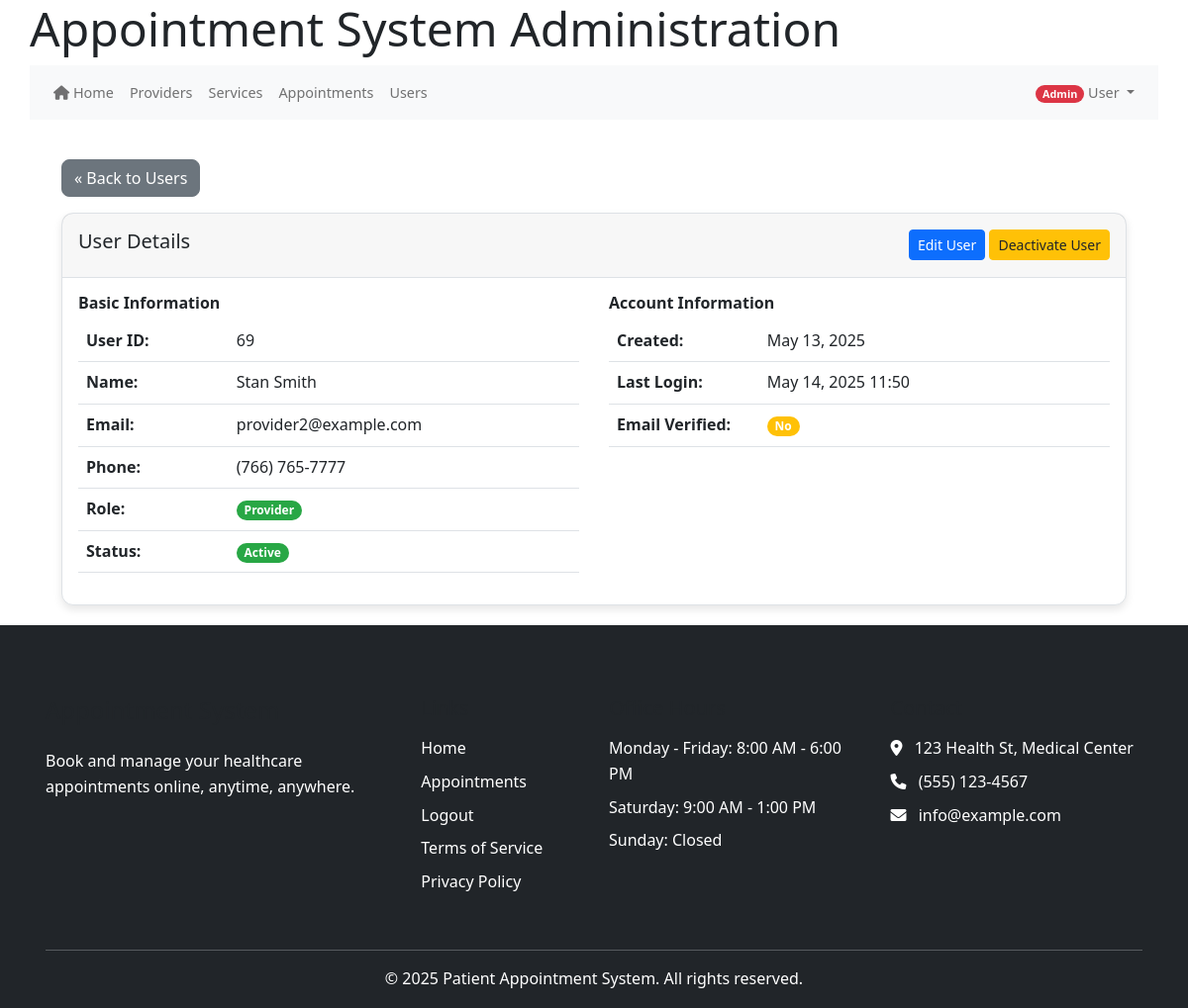
The app's page /index.php/admin/users/view/69 (signed in), older data.
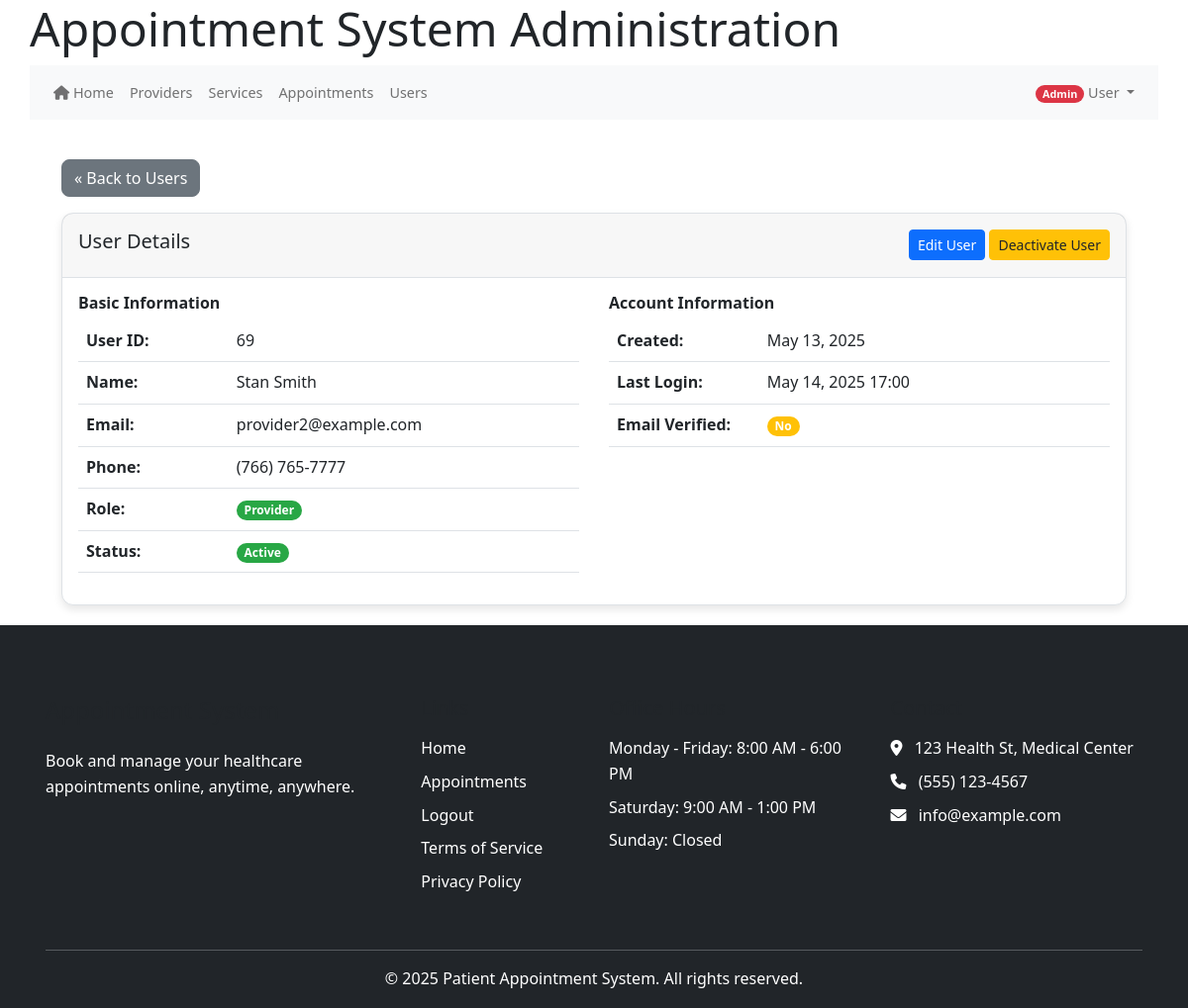
The same page, newer data.
### tables this page shows
CREATE TABLE IF NOT EXISTS `users` (
  `user_id` int(11) NOT NULL AUTO_INCREMENT,
  `email` varchar(255) NOT NULL,
  `password_hash` varchar(255) NOT NULL,
  `first_name` varchar(100) NOT NULL,
  `last_name` varchar(100) NOT NULL,
  `phone` varchar(20) DEFAULT NULL,
  `role` enum('patient','provider','admin','staff') NOT NULL,
  `is_active` tinyint(1) DEFAULT 1,
  `is_verified` tinyint(1) DEFAULT 0,
  `email_verified_at` datetime DEFAULT NULL,
  `created_at` datetime DEFAULT current_timestamp(),
  `last_login` datetime DEFAULT NULL,
  `verification_token` varchar(64) DEFAULT NULL,
  `reset_token` varchar(64) DEFAULT NULL,
  `reset_token_expires` datetime DEFAULT NULL,
  `token_expires` datetime DEFAULT NULL,
  `password_change_required` tinyint(1) DEFAULT 0,
  PRIMARY KEY (`user_id`)
);

### core/helpers.php (called while the page is built, shortened)
<?php
function base_url($path = '') {
    $protocol = isset($_SERVER['HTTPS']) && $_SERVER['HTTPS'] !== 'off' ? 'https' : 'http';
    $host = $_SERVER['HTTP_HOST'] ?? 'localhost';
    $script_name = $_SERVER['SCRIPT_NAME'];
    $base_dir = dirname($script_name);
    $base_url = "{$protocol}://{$host}{$base_dir}";
    $base_url = rtrim($base_url, '/');
    $path = ltrim($path, '/');
    return $path ? "{$base_url}/{$path}" : $base_url;
}

### public_html/bootstrap.php (called while the page is built, shortened)
<?php
require_once APP_ROOT . '/core/helpers.php';
require_once CORE_PATH . '/helpers.php';
function get_db() {
    static $db = null;
    if ($db === null) {
        if (defined('DB_HOST') && defined('DB_USER') && defined('DB_PASS') && defined('DB_NAME')) {
            $db = new mysqli(DB_HOST, DB_USER, DB_PASS, DB_NAME);
            $db->set_charset('utf8mb4');
        } else {
            throw new Exception("Database constants not defined");
        }
    }
    return $db;
}
return true;

### models/User.php (called while the page is built, shortened)
<?php
class User {
    private $db;
    public function __construct($db) {
        $this->db = $db;
    }
    public function getUserById($userId) {
        try {
            if ($this->db instanceof mysqli) {
                $stmt = $this->db->prepare("
                    SELECT user_id, email, first_name, last_name, phone, role, is_active,
                        email_verified_at, created_at, last_login
                    FROM users
                    WHERE user_id = ?
                ");
                $stmt->bind_param("i", $userId);
                $stmt->execute();
                $result = $stmt->get_result();
                return $result->fetch_assoc();
            }
            return null;
        } catch (Exception $e) {
            error_log("Get user error: " . $e->getMessage());
            return null;
        }
    }
}
?>

### views/admin/user_view.php (the view, shortened to what the changed rows need)
<?php include VIEW_PATH . '/partials/header.php'; ?>
<div class="container">
    <div class="row mb-3">
        <div class="col-md-12">
            <a href="<?= base_url('index.php/admin/users') ?>" class="btn btn-secondary">« Back to Users</a>
        </div>
    </div>
    <div class="row">
        <div class="col-md-12">
            <div class="card">
                <div class="card-header d-flex justify-content-between">
                    <h5>User Details</h5>
                    <div>
                        <a href="<?= base_url('index.php/admin/users/edit/' . $user['user_id']) ?>" class="btn btn-primary btn-sm">Edit User</a>
                        <?php if ($user['is_active']): ?>
                            <button type="button" class="btn btn-warning btn-sm" data-bs-toggle="modal" data-bs-target="#deactivateUserModal">
                                Deactivate User
                            </button>
                        <?php else: ?>
                            <a href="<?= base_url('index.php/admin/users/activate/' . $user['user_id']) ?>" class="btn btn-success btn-sm">
                                Activate User
                            </a>
                        <?php endif; ?>
                    </div>
                </div>
                <div class="card-body">
                    <div class="row">
                        <div class="col-md-6">
                            <h6 class="fw-bold">Basic Information</h6>
                            <table class="table">
                                <tr>
                                    <th width="30%">User ID:</th>
                                    <td><?= $user['user_id'] ?></td>
                                </tr>
                                <tr>
                                    <th>Name:</th>
                                    <td><?= htmlspecialchars($user['first_name'] . ' ' . $user['last_name']) ?></td>
                                </tr>
                                <tr>
                                    <th>Email:</th>
                                    <td><?= htmlspecialchars($user['email']) ?></td>
                                </tr>
                                <tr>
                                    <th>Phone:</th>
                                    <td><?= htmlspecialchars($user['phone'] ?? 'Not provided') ?></td>
                                </tr>
                                <tr>
                                    <th>Role:</th>
                                    <td><span class="badge bg-<?= $user['role'] === 'admin' ? 'danger' : ($user['role'] === 'provider' ? 'success' : 'primary') ?>"><?= ucfirst($user['role']) ?></span></td>
                                </tr>
                                <tr>
                                    <th>Status:</th>
                                    <td><?= $user['is_active'] ? '<span class="badge bg-success">Active</span>' : '<span class="badge bg-secondary">Inactive</span>' ?></td>
                                </tr>
                            </table>
                        </div>
                        <div class="col-md-6">
                            <h6 class="fw-bold">Account Information</h6>
                            <table class="table">
                                <tr>
                                    <th width="30%">Created:</th>
                                    <td><?= date('F j, Y', strtotime($user['created_at'] ?? 'now')) ?></td>
                                </tr>
                                <tr>
                                    <th>Last Login:</th>
                                    <td><?= isset($user['last_login']) ? date('F j, Y H:i', strtotime($user['last_login'])) : 'Never' ?></td>
                                </tr>
                                <tr>
                                    <th>Email Verified:</th>
                                    <td><?= isset($user['email_verified_at']) ? '<span class="badge bg-success">Yes</span>' : '<span class="badge bg-warning">No</span>' ?></td>
                                </tr>
                            </table>
                        </div>
                    </div>
                </div>
            </div>
        </div>
    </div>
</div>
<?php include VIEW_PATH . '/partials/footer.php'; ?>

Row changes from the older to the newer data that the page shows:
changed users "Stan Smith": last_login "May 14, 2025 11:50" → "May 14, 2025 17:00"
